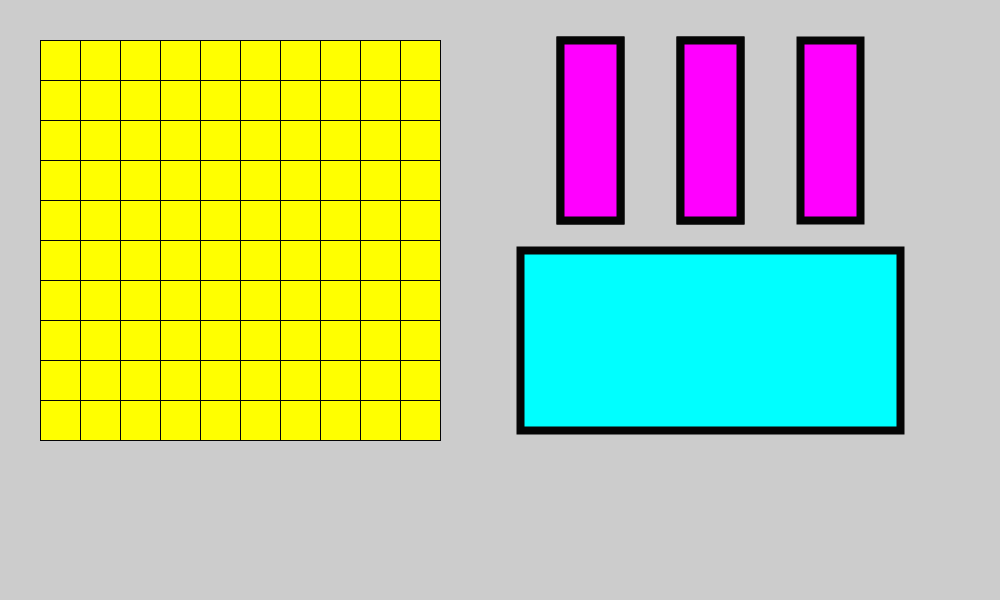
Frame 1 (no input)
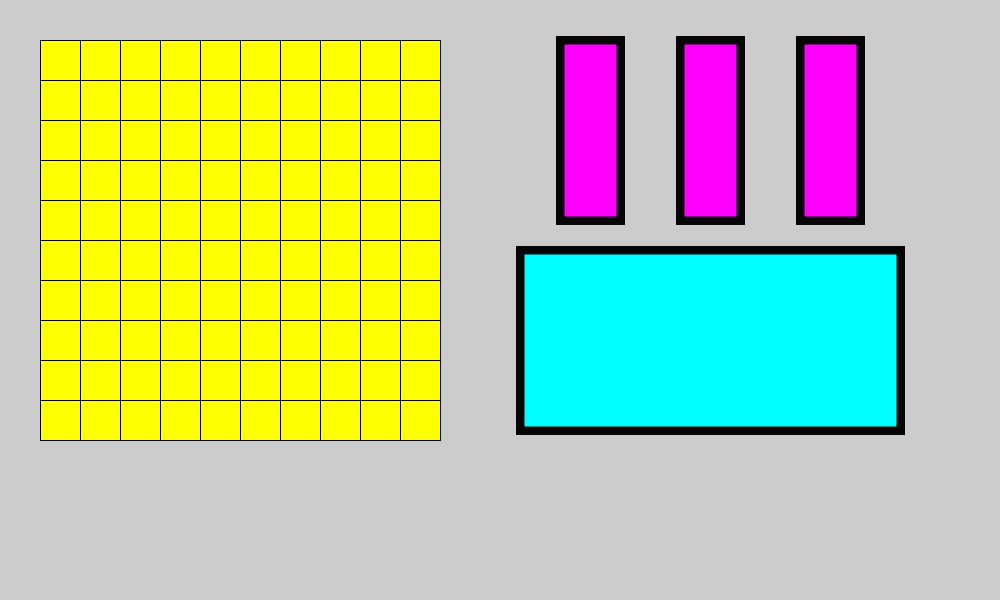
Frame 60 (the mouse pressed at the canvas centre just before this capture)
Frame 120 (the mouse held since frame 60 and released just before this capture): identical to frame 60, image omitted

The Processing sketch that drew these frames (run headless with seeded random() and noise(); from frame 60 on, the mouse is pressed at the canvas centre):

// Processing sketch: All_mix_layout
// ── All_mix_layout.pde

void setup() {
  size(1000, 600);

}

void draw() {
 for(int i =1; i <= 10; i++){
   for(int j =1; j <= 10; j++){
      stroke(5);
      strokeWeight(1);
      fill(255,255,0);
      rect(i*40,j*40,40,40);
   }
 }
 for(int i = 1; i <=5;i++ ){
   stroke(5);
   strokeWeight(8);
   fill(255,0,255);
   int val = i%2;
   rect(440+val*60+i*60,40,60,180);
 }
 stroke(5);
 fill(0,255,255);
 rect(520,250,380,180);
}
